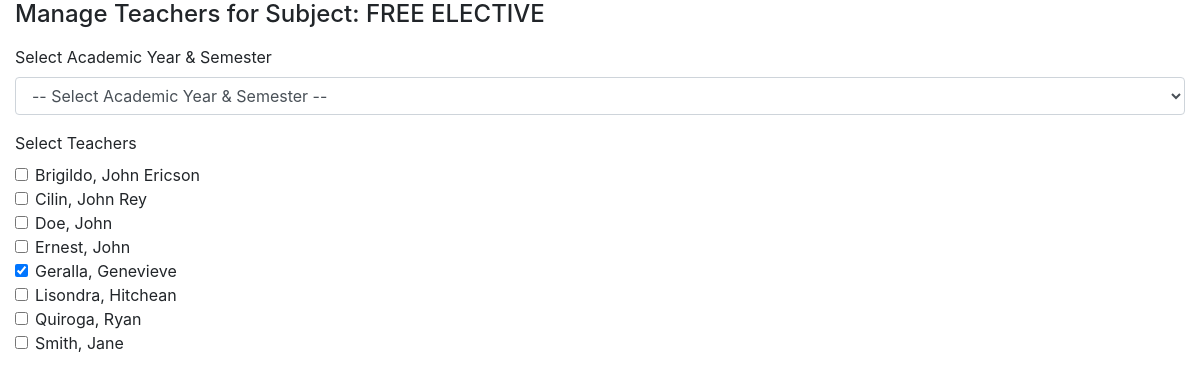
The page /admin/manage_subject_teacher.php?subject_id=6 on the database its author committed.
### tables this page shows
CREATE TABLE `subject_list` (
  `id` int(30) NOT NULL,
  `code` varchar(50) NOT NULL,
  `subject` text NOT NULL,
  `description` text NOT NULL
);

CREATE TABLE `faculty_list` (
  `id` int(30) NOT NULL,
  `school_id` varchar(100) NOT NULL,
  `firstname` varchar(200) NOT NULL,
  `lastname` varchar(200) NOT NULL,
  `email` varchar(200) NOT NULL,
  `password` text NOT NULL,
  `avatar` text NOT NULL DEFAULT '\'\\\'\\\\\\\'\\\\\\\\\\\\\\\'no-image-available.png\\\\\\\\\\\\\\\'\\\\\\\'\\\'\'',
  `date_created` datetime NOT NULL DEFAULT current_timestamp(),
  `position` varchar(10) NOT NULL
);

### admin/manage_subject_teacher.php (the view, shortened to what this page needs)
<?php
include '../db_connect.php';
$subject_id = isset($_GET['subject_id']) ? intval($_GET['subject_id']) : 0;
$subject_qry = $conn->query("SELECT subject FROM subject_list WHERE id = $subject_id");
$subject = $subject_qry->fetch_assoc();
$teachers = $conn->query("SELECT * FROM faculty_list ORDER BY lastname ASC");
$assigned_teachers_qry = $conn->query("SELECT faculty_id FROM subject_teacher WHERE subject_id = $subject_id");
$assigned_teachers = [];
while ($row = $assigned_teachers_qry->fetch_assoc()) {
    $assigned_teachers[] = $row['faculty_id'];
}
?>
<!DOCTYPE html>
<html lang="en">
<head>
    <link rel="stylesheet" href="/path/to/your/css/bootstrap.min.css">
</head>
<body>
<div class="container-fluid">
    <h4>Manage Teachers for Subject: <?php echo htmlspecialchars($subject['subject']); ?></h4>
    <form id="manage-subject-teacher-form">
        <div class="form-group">
            <label for="academic_year">Select Academic Year & Semester</label>
            <select name="academic_year" id="academic_year" class="form-control" required>
                <option value="">-- Select Academic Year & Semester --</option>
            </select>
        </div>
        <div class="form-group">
            <label class="control-label">Select Teachers</label>
            <div id="teacher_list">
                <?php while ($row = $teachers->fetch_assoc()): ?>
                    <div class="form-check">
                        <input type="checkbox" class="form-check-input" name="faculty_id[]"
                            value="<?php echo intval($row['id']); ?>"
                            <?php echo in_array($row['id'], $assigned_teachers) ? 'checked' : ''; ?>>
                        <label class="form-check-label">
                            <?php echo htmlspecialchars($row['lastname']) . ", " . htmlspecialchars($row['firstname']); ?>
                        </label>
                    </div>
                <?php endwhile; ?>
            </div>
        </div>
    </form>
</div>
</body>
</html>

### rows shown on the page
subject_list: subject "FREE ELECTIVE"
faculty_list: lastname "Brigildo", firstname "John Ericson"
faculty_list: lastname "Cilin", firstname "John Rey"
faculty_list: lastname "Doe", firstname "John"
faculty_list: lastname "Ernest", firstname "John"
faculty_list: id "☑", lastname "Geralla", firstname "Genevieve"
faculty_list: lastname "Lisondra", firstname "Hitchean"
faculty_list: lastname "Quiroga", firstname "Ryan"
faculty_list: lastname "Smith", firstname "Jane"
